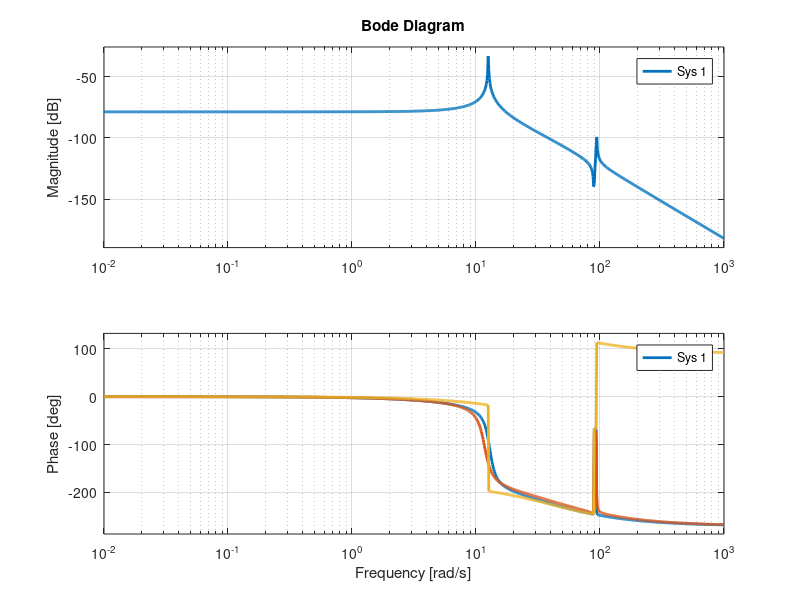
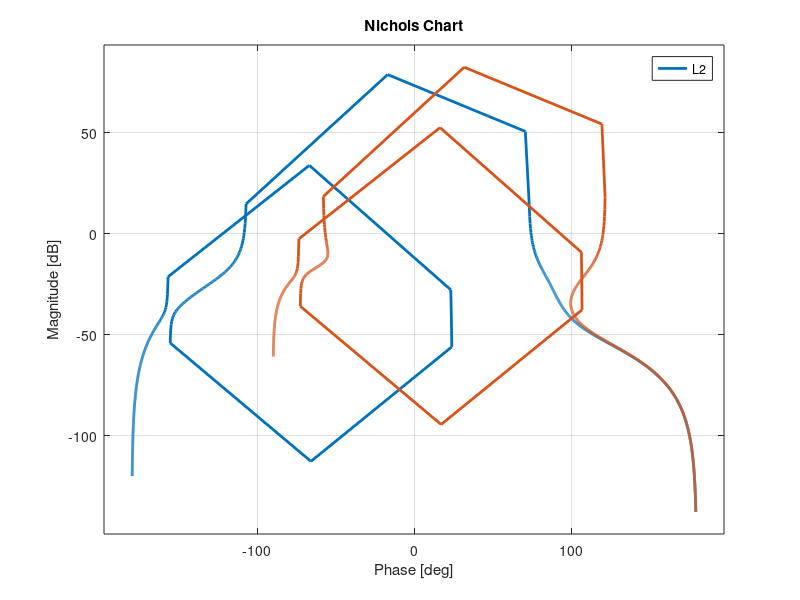
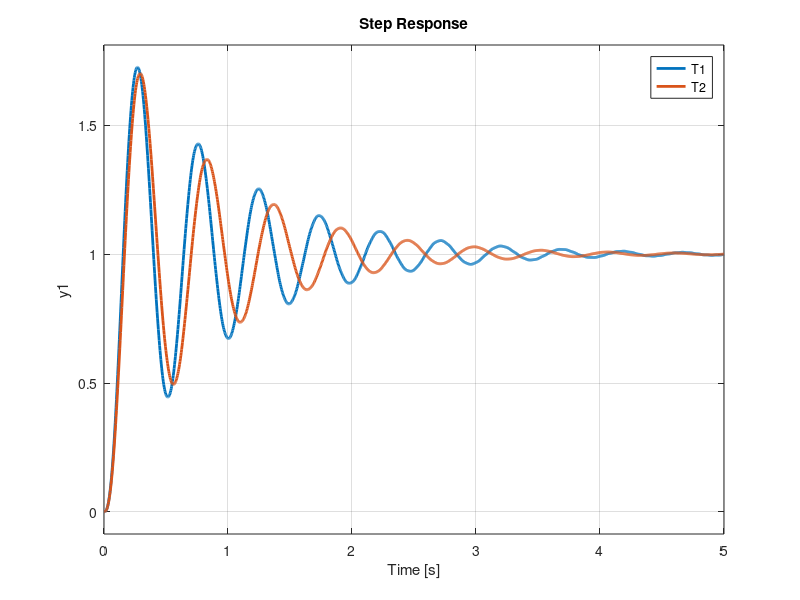
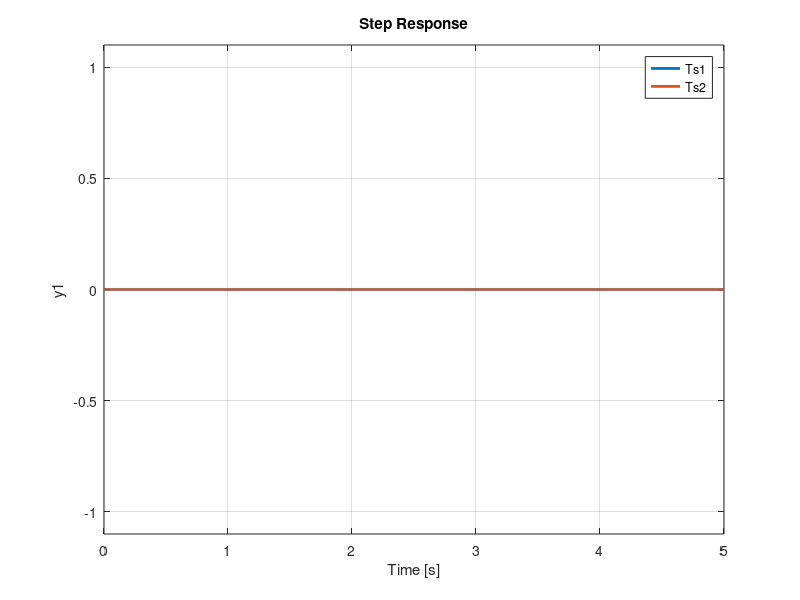

Here is the MATLAB script that generated these plots, in order:
clc
clear
close all

%% system configuration
s=tf('s');
m0=50;m1=5;k1=40000;b1=0.01;
fB=1.0;a=0.5;wB=2*pi*fB;wpar=40;kI=(wB/a)^2*(m0+m1);
wp0=wB/a;wp1=93.8;wz=89.4;
dp0=1e-5;dp1=1e-5;dz=1e-5;
P=1/kI*s^2/(s^2/wp0^2+2*dp0*s/wp0+1)*1/(s/wpar+1)*(s^2/wz^2+2*dz*s/wz+1)/(s^2/wp1^2+2*dp1*s/wp1+1);

%% controls
KA=0.927; % actuator gain
wD=0.05*a*0.7*wB;
KH=kI*25.8/(KA*wp0^2*a*2.7);
H1=KH/(s/wD+1); %LPF
H2=KH*(s/(100*wD)+1)/(s/wD+1); % Lag component

%% open loops
L1=P*H1;
L2=P*H2;

%% closed loops
T1=kI*P/(1+H1*P)/s^2;
T2=kI*P/(1+H2*P)/s^2;

% closed loop second body
Ts1=(b1*s+k1)/(m1*s^2+b1*s+k1)*T1-T1;
Ts2=(b1*s+k1)/(m1*s^2+b1*s+k1)*T2-T2;

%% Response
figure(1)
w=logspace(-2,3,1000);
bode(T1,w), grid on, hold on %% Controlled system with LPF
bode(T2,w), grid on, hold on %% Controlled system with lag
bode(P/s^2,w), grid on, hold on
set(findall(gcf,'type','line'),'linewidth',2)

figure(2) % Nichols diagram for stability test
nichols(L1), grid on, hold on
nichols(L2), grid on, hold on
set(findall(gcf,'type','line'),'linewidth',2)

figure(3) % step response of the system
step(T1,T2,5)
set(findall(gcf,'type','line'), 'linewidth',2)

figure(4) % Effect of the controllers (LPF ad Lag) on second body
step(Ts1,Ts2,5)
set(findall(gcf,'type','line'),'linewidth',2)


